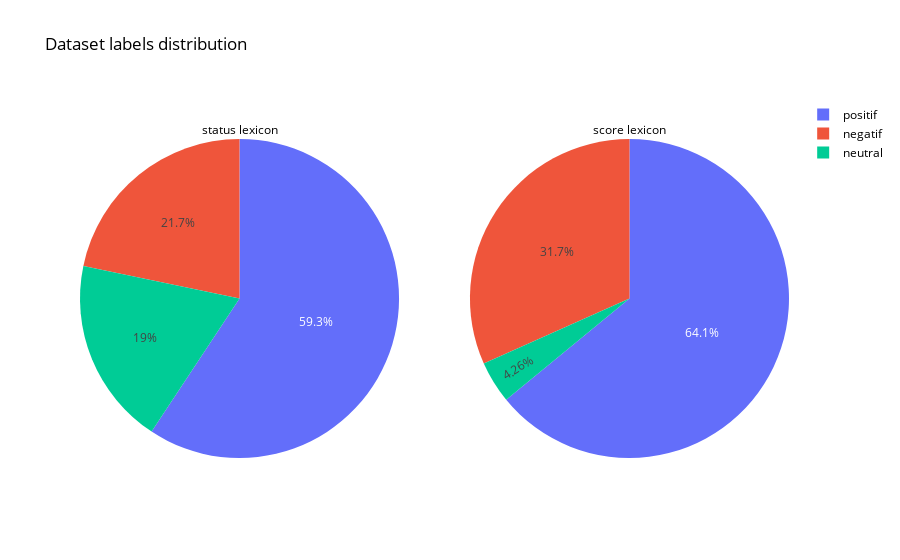

Write notebook code for a chart like this one.
### Code cell
import plotly.subplots as sp
import plotly.graph_objects as go

# Membuat subplot dengan 1 baris dan 2 kolom
fig = sp.make_subplots(rows=1, cols=2, specs=[[{'type':'domain'}, {'type':'domain'}]])

# Menambahkan pie chart pertama untuk status_lexicon
fig.add_trace(go.Pie(labels=list(status_cnt.keys()), values=list(status_cnt.values()), name="status_lexicon",title="status lexicon"),
              1, 1)

# Menambahkan pie chart kedua untuk score_lexicon
fig.add_trace(go.Pie(labels=list(score_cnt.keys()), values=list(score_cnt.values()), name="score_lexicon",title="score lexicon"),
              1, 2)

# Update layout untuk menampilkan judul dan mengubah warna
fig.update_layout(
    title_text="Dataset labels distribution",
    paper_bgcolor="white",
    plot_bgcolor="black",
    font=dict(color="black")
)

# Menampilkan figure
fig.show()

### Figure 1 — Plotly figure (JSON) as saved in the notebook; plotly's stock layout.template omitted (floating-point values rounded to 4 significant figures)
{"data": [{"domain": {"x": [0, 0.45], "y": [0, 1]}, "labels": ["positif", "neutral", "negatif"], "name": "status_lexicon", "title": {"text": "status lexicon"}, "type": "pie", "values": [11618, 3720, 4257]}, {"domain": {"x": [0.55, 1], "y": [0, 1]}, "labels": ["positif", "negatif", "neutral"], "name": "score_lexicon", "title": {"text": "score lexicon"}, "type": "pie", "values": [12552, 6208, 835]}], "layout": {"font": {"color": "black"}, "paper_bgcolor": "white", "plot_bgcolor": "black", "title": {"text": "Dataset labels distribution"}}}
